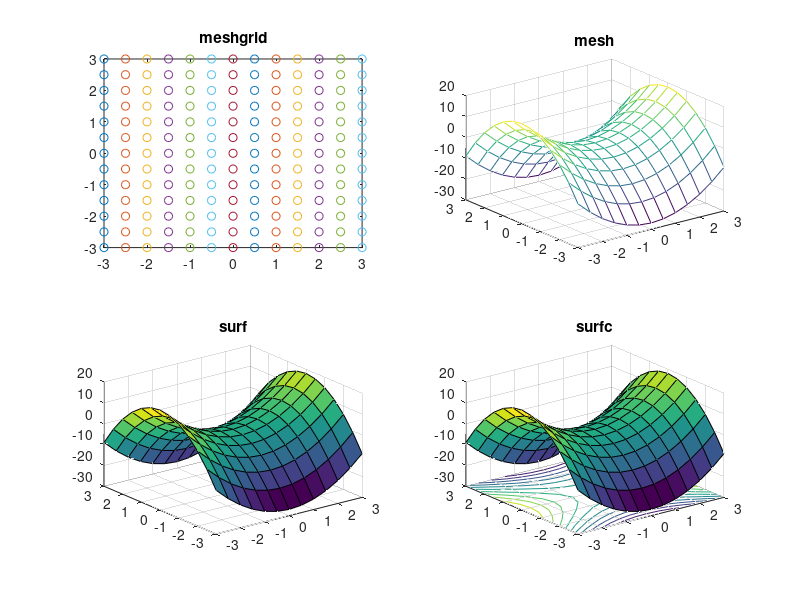

The MATLAB script that drew this image:
[X,Y]=meshgrid(-3:0.5:3);
Z=2*X.^2-3*Y.^2;
figure;
subplot(2,2,1);plot(X,Y,'o');title('meshgrid')
subplot(2,2,2);mesh(X,Y,Z);title('mesh')
subplot(2,2,3);surf(X,Y,Z);title('surf')
subplot(2,2,4);surfc(X,Y,Z);title('surfc')
